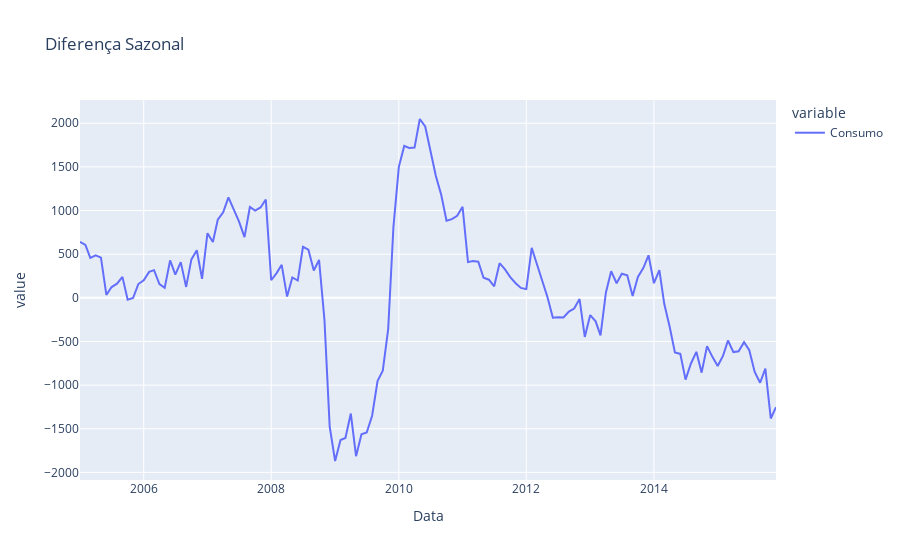

Write notebook code for a chart like this one.
### Code cell
diff12 = (total - total.shift(12)).dropna()
diff12.plot(title='Diferença Sazonal')

### Figure 1 — Plotly figure (JSON) as saved in the notebook; plotly's stock layout.template omitted (floating-point values rounded to 4 significant figures; data arrays with more than 128 entries replaced by an {"elided": "..."} marker saying what was removed)
{"data": [{"hovertemplate": "variable=Consumo<br>Data=%{x}<br>value=%{y}<extra></extra>", "legendgroup": "Consumo", "line": {"color": "#636efa", "dash": "solid"}, "marker": {"symbol": "circle"}, "mode": "lines", "name": "Consumo", "orientation": "v", "showlegend": true, "type": "scatter", "x": {"elided": "132 str values"}, "xaxis": "x", "y": {"elided": "132 float values"}, "yaxis": "y"}], "layout": {"legend": {"title": {"text": "variable"}, "tracegroupgap": 0}, "title": {"text": "Diferença Sazonal"}, "xaxis": {"anchor": "y", "domain": [0, 1], "title": {"text": "Data"}}, "yaxis": {"anchor": "x", "domain": [0, 1], "title": {"text": "value"}}}}
